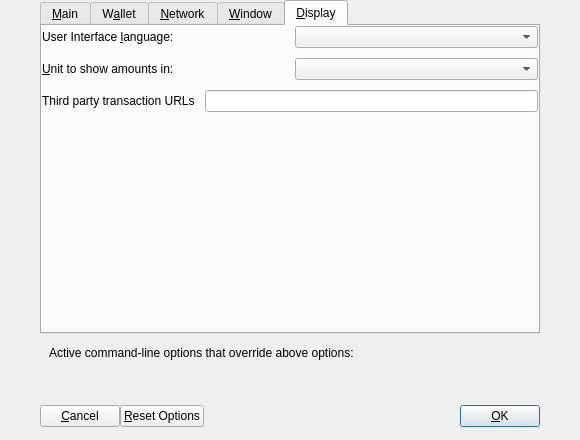
<?xml version="1.0" encoding="UTF-8"?>
<ui version="4.0">
 <class>OptionsDialog</class>
 <widget class="QDialog" name="OptionsDialog">
  <property name="geometry">
   <rect>
    <x>0</x>
    <y>0</y>
    <width>580</width>
    <height>440</height>
   </rect>
  </property>
  <property name="windowTitle">
   <string>Options</string>
  </property>
  <property name="modal">
   <bool>true</bool>
  </property>
  <layout class="QVBoxLayout" name="verticalLayout">
   <property name="spacing">
    <number>0</number>
   </property>
   <property name="leftMargin">
    <number>40</number>
   </property>
   <property name="topMargin">
    <number>0</number>
   </property>
   <property name="rightMargin">
    <number>40</number>
   </property>
   <property name="bottomMargin">
    <number>0</number>
   </property>
   <item>
    <widget class="QTabWidget" name="tabWidget">
     <property name="currentIndex">
      <number>4</number>
     </property>
     <widget class="QWidget" name="tabMain">
      <attribute name="title">
       <string>&amp;Main</string>
      </attribute>
      <layout class="QVBoxLayout" name="verticalLayout_Main">
       <property name="spacing">
        <number>10</number>
       </property>
       <property name="margin">
        <number>0</number>
       </property>
       <item>
        <widget class="QCheckBox" name="guldenAtStartup">
         <property name="toolTip">
          <string>Automatically start %1 after logging in to the system.</string>
         </property>
         <property name="text">
          <string>&amp;Start %1 on system login</string>
         </property>
        </widget>
       </item>
       <item>
        <layout class="QHBoxLayout" name="horizontalLayout_2_Main">
         <item>
          <widget class="QLabel" name="databaseCacheLabel">
           <property name="text">
            <string>Size of &amp;database cache</string>
           </property>
           <property name="textFormat">
            <enum>Qt::PlainText</enum>
           </property>
           <property name="buddy">
            <cstring>databaseCache</cstring>
           </property>
          </widget>
         </item>
         <item>
          <widget class="QSpinBox" name="databaseCache"/>
         </item>
         <item>
          <widget class="QLabel" name="databaseCacheUnitLabel">
           <property name="text">
            <string>MB</string>
           </property>
           <property name="textFormat">
            <enum>Qt::PlainText</enum>
           </property>
          </widget>
         </item>
         <item>
          <spacer name="horizontalSpacer_2_Main">
           <property name="orientation">
            <enum>Qt::Horizontal</enum>
           </property>
           <property name="sizeHint" stdset="0">
            <size>
             <width>40</width>
             <height>20</height>
            </size>
           </property>
          </spacer>
         </item>
        </layout>
       </item>
       <item>
        <layout class="QHBoxLayout" name="horizontalLayout_3_Main">
         <item>
          <widget class="QLabel" name="threadsScriptVerifLabel">
           <property name="text">
            <string>Number of script &amp;verification threads</string>
           </property>
           <property name="textFormat">
            <enum>Qt::PlainText</enum>
           </property>
           <property name="buddy">
            <cstring>threadsScriptVerif</cstring>
           </property>
          </widget>
         </item>
         <item>
          <widget class="QSpinBox" name="threadsScriptVerif">
           <property name="toolTip">
            <string>(0 = auto, &lt;0 = leave that many cores free)</string>
           </property>
          </widget>
         </item>
         <item>
          <spacer name="horizontalSpacer_3_Main">
           <property name="orientation">
            <enum>Qt::Horizontal</enum>
           </property>
           <property name="sizeHint" stdset="0">
            <size>
             <width>40</width>
             <height>20</height>
            </size>
           </property>
          </spacer>
         </item>
        </layout>
       </item>
       <item>
        <spacer name="verticalSpacer_Main">
         <property name="orientation">
          <enum>Qt::Vertical</enum>
         </property>
         <property name="sizeHint" stdset="0">
          <size>
           <width>20</width>
           <height>40</height>
          </size>
         </property>
        </spacer>
       </item>
      </layout>
     </widget>
     <widget class="QWidget" name="tabWallet">
      <attribute name="title">
       <string>W&amp;allet</string>
      </attribute>
      <layout class="QVBoxLayout" name="verticalLayout_Wallet">
       <property name="spacing">
        <number>10</number>
       </property>
       <property name="margin">
        <number>0</number>
       </property>
       <item>
        <widget class="QGroupBox" name="groupBox">
         <property name="title">
          <string>Expert</string>
         </property>
         <layout class="QVBoxLayout" name="verticalLayout_2">
          <property name="spacing">
           <number>0</number>
          </property>
          <property name="leftMargin">
           <number>0</number>
          </property>
          <property name="topMargin">
           <number>25</number>
          </property>
          <property name="rightMargin">
           <number>0</number>
          </property>
          <property name="bottomMargin">
           <number>0</number>
          </property>
          <item>
           <widget class="QCheckBox" name="coinControlFeatures">
            <property name="toolTip">
             <string>Whether to show coin control features or not.</string>
            </property>
            <property name="text">
             <string>Enable coin &amp;control features</string>
            </property>
           </widget>
          </item>
          <item>
           <widget class="QCheckBox" name="spendZeroConfChange">
            <property name="toolTip">
             <string>If you disable the spending of unconfirmed change, the change from a transaction cannot be used until that transaction has at least one confirmation. This also affects how your balance is computed.</string>
            </property>
            <property name="text">
             <string>&amp;Spend unconfirmed change</string>
            </property>
           </widget>
          </item>
         </layout>
        </widget>
       </item>
       <item>
        <spacer name="verticalSpacer_Wallet">
         <property name="orientation">
          <enum>Qt::Vertical</enum>
         </property>
         <property name="sizeHint" stdset="0">
          <size>
           <width>20</width>
           <height>40</height>
          </size>
         </property>
        </spacer>
       </item>
      </layout>
     </widget>
     <widget class="QWidget" name="tabNetwork">
      <attribute name="title">
       <string>&amp;Network</string>
      </attribute>
      <layout class="QVBoxLayout" name="verticalLayout_Network">
       <property name="spacing">
        <number>10</number>
       </property>
       <property name="margin">
        <number>0</number>
       </property>
       <item>
        <widget class="QCheckBox" name="mapPortUpnp">
         <property name="toolTip">
          <string>Automatically open the Gulden client port on the router. This only works when your router supports UPnP and it is enabled.</string>
         </property>
         <property name="text">
          <string>Map port using &amp;UPnP</string>
         </property>
        </widget>
       </item>
       <item>
        <widget class="QCheckBox" name="allowIncoming">
         <property name="toolTip">
          <string>Accept connections from outside</string>
         </property>
         <property name="text">
          <string>Allow incoming connections</string>
         </property>
        </widget>
       </item>
       <item>
        <widget class="QCheckBox" name="connectSocks">
         <property name="toolTip">
          <string>Connect to the Gulden network through a SOCKS5 proxy.</string>
         </property>
         <property name="text">
          <string>&amp;Connect through SOCKS5 proxy (default proxy):</string>
         </property>
        </widget>
       </item>
       <item>
        <layout class="QHBoxLayout" name="horizontalLayout_1_Network">
         <item>
          <widget class="QLabel" name="proxyIpLabel">
           <property name="text">
            <string>Proxy &amp;IP:</string>
           </property>
           <property name="textFormat">
            <enum>Qt::PlainText</enum>
           </property>
           <property name="buddy">
            <cstring>proxyIp</cstring>
           </property>
          </widget>
         </item>
         <item>
          <widget class="QValidatedLineEdit" name="proxyIp">
           <property name="minimumSize">
            <size>
             <width>140</width>
             <height>0</height>
            </size>
           </property>
           <property name="maximumSize">
            <size>
             <width>140</width>
             <height>16777215</height>
            </size>
           </property>
           <property name="toolTip">
            <string>IP address of the proxy (e.g. IPv4: 127.0.0.1 / IPv6: ::1)</string>
           </property>
          </widget>
         </item>
         <item>
          <widget class="QLabel" name="proxyPortLabel">
           <property name="text">
            <string>&amp;Port:</string>
           </property>
           <property name="textFormat">
            <enum>Qt::PlainText</enum>
           </property>
           <property name="buddy">
            <cstring>proxyPort</cstring>
           </property>
          </widget>
         </item>
         <item>
          <widget class="QLineEdit" name="proxyPort">
           <property name="minimumSize">
            <size>
             <width>55</width>
             <height>0</height>
            </size>
           </property>
           <property name="maximumSize">
            <size>
             <width>55</width>
             <height>16777215</height>
            </size>
           </property>
           <property name="toolTip">
            <string>Port of the proxy (e.g. 9050)</string>
           </property>
          </widget>
         </item>
         <item>
          <spacer name="horizontalSpacer_1_Network">
           <property name="orientation">
            <enum>Qt::Horizontal</enum>
           </property>
           <property name="sizeHint" stdset="0">
            <size>
             <width>40</width>
             <height>20</height>
            </size>
           </property>
          </spacer>
         </item>
        </layout>
       </item>
       <item>
        <layout class="QHBoxLayout" name="horizontalLayout_2_Network">
         <item>
          <widget class="QLabel" name="proxyActiveNets">
           <property name="text">
            <string>Used for reaching peers via:</string>
           </property>
           <property name="textFormat">
            <enum>Qt::PlainText</enum>
           </property>
          </widget>
         </item>
         <item>
          <widget class="QCheckBox" name="proxyReachIPv4">
           <property name="enabled">
            <bool>false</bool>
           </property>
           <property name="toolTip">
            <string>Shows, if the supplied default SOCKS5 proxy is used to reach peers via this network type.</string>
           </property>
           <property name="text">
            <string/>
           </property>
          </widget>
         </item>
         <item>
          <widget class="QLabel" name="proxyReachIPv4Label">
           <property name="text">
            <string>IPv4</string>
           </property>
           <property name="textFormat">
            <enum>Qt::PlainText</enum>
           </property>
          </widget>
         </item>
         <item>
          <widget class="QCheckBox" name="proxyReachIPv6">
           <property name="enabled">
            <bool>false</bool>
           </property>
           <property name="toolTip">
            <string>Shows, if the supplied default SOCKS5 proxy is used to reach peers via this network type.</string>
           </property>
           <property name="text">
            <string/>
           </property>
          </widget>
         </item>
         <item>
          <widget class="QLabel" name="proxyReachIPv6Label">
           <property name="text">
            <string>IPv6</string>
           </property>
           <property name="textFormat">
            <enum>Qt::PlainText</enum>
           </property>
          </widget>
         </item>
         <item>
          <widget class="QCheckBox" name="proxyReachTor">
           <property name="enabled">
            <bool>false</bool>
           </property>
           <property name="toolTip">
            <string>Shows, if the supplied default SOCKS5 proxy is used to reach peers via this network type.</string>
           </property>
           <property name="text">
            <string/>
           </property>
          </widget>
         </item>
         <item>
          <widget class="QLabel" name="proxyReachTorLabel">
           <property name="text">
            <string>Tor</string>
           </property>
           <property name="textFormat">
            <enum>Qt::PlainText</enum>
           </property>
          </widget>
         </item>
         <item>
          <spacer name="horizontalSpacer_2_Network">
           <property name="orientation">
            <enum>Qt::Horizontal</enum>
           </property>
           <property name="sizeHint" stdset="0">
            <size>
             <width>40</width>
             <height>20</height>
            </size>
           </property>
          </spacer>
         </item>
        </layout>
       </item>
       <item>
        <widget class="QCheckBox" name="connectSocksTor">
         <property name="toolTip">
          <string>Connect to the Gulden network through a separate SOCKS5 proxy for Tor hidden services.</string>
         </property>
         <property name="text">
          <string>Use separate SOCKS5 proxy to reach peers via Tor hidden services:</string>
         </property>
        </widget>
       </item>
       <item>
        <layout class="QHBoxLayout" name="horizontalLayout_3_Network">
         <item>
          <widget class="QLabel" name="proxyIpTorLabel">
           <property name="text">
            <string>Proxy &amp;IP:</string>
           </property>
           <property name="textFormat">
            <enum>Qt::PlainText</enum>
           </property>
           <property name="buddy">
            <cstring>proxyIpTor</cstring>
           </property>
          </widget>
         </item>
         <item>
          <widget class="QValidatedLineEdit" name="proxyIpTor">
           <property name="minimumSize">
            <size>
             <width>140</width>
             <height>0</height>
            </size>
           </property>
           <property name="maximumSize">
            <size>
             <width>140</width>
             <height>16777215</height>
            </size>
           </property>
           <property name="toolTip">
            <string>IP address of the proxy (e.g. IPv4: 127.0.0.1 / IPv6: ::1)</string>
           </property>
          </widget>
         </item>
         <item>
          <widget class="QLabel" name="proxyPortTorLabel">
           <property name="text">
            <string>&amp;Port:</string>
           </property>
           <property name="textFormat">
            <enum>Qt::PlainText</enum>
           </property>
           <property name="buddy">
            <cstring>proxyPortTor</cstring>
           </property>
          </widget>
         </item>
         <item>
          <widget class="QLineEdit" name="proxyPortTor">
           <property name="minimumSize">
            <size>
             <width>55</width>
             <height>0</height>
            </size>
           </property>
           <property name="maximumSize">
            <size>
             <width>55</width>
             <height>16777215</height>
            </size>
           </property>
           <property name="toolTip">
            <string>Port of the proxy (e.g. 9050)</string>
           </property>
          </widget>
         </item>
         <item>
          <spacer name="horizontalSpacer_4_Network">
           <property name="orientation">
            <enum>Qt::Horizontal</enum>
           </property>
           <property name="sizeHint" stdset="0">
            <size>
             <width>40</width>
             <height>20</height>
            </size>
           </property>
          </spacer>
         </item>
        </layout>
       </item>
       <item>
        <spacer name="verticalSpacer_Network">
         <property name="orientation">
          <enum>Qt::Vertical</enum>
         </property>
         <property name="sizeHint" stdset="0">
          <size>
           <width>20</width>
           <height>40</height>
          </size>
         </property>
        </spacer>
       </item>
      </layout>
     </widget>
     <widget class="QWidget" name="tabWindow">
      <attribute name="title">
       <string>&amp;Window</string>
      </attribute>
      <layout class="QVBoxLayout" name="verticalLayout_Window">
       <property name="spacing">
        <number>10</number>
       </property>
       <property name="margin">
        <number>0</number>
       </property>
       <item>
        <widget class="QCheckBox" name="hideTrayIcon">
         <property name="toolTip">
          <string>&amp;Hide the icon from the system tray.</string>
         </property>
         <property name="text">
          <string>Hide tray icon</string>
         </property>
        </widget>
       </item>
       <item>
        <widget class="QCheckBox" name="minimizeToTray">
         <property name="toolTip">
          <string>Show only a tray icon after minimizing the window.</string>
         </property>
         <property name="text">
          <string>&amp;Minimize to the tray instead of the taskbar</string>
         </property>
        </widget>
       </item>
       <item>
        <widget class="QCheckBox" name="minimizeOnClose">
         <property name="toolTip">
          <string>Minimize instead of exit the application when the window is closed. When this option is enabled, the application will be closed only after selecting Exit in the menu.</string>
         </property>
         <property name="text">
          <string>M&amp;inimize on close</string>
         </property>
        </widget>
       </item>
       <item>
        <spacer name="verticalSpacer_Window">
         <property name="orientation">
          <enum>Qt::Vertical</enum>
         </property>
         <property name="sizeHint" stdset="0">
          <size>
           <width>20</width>
           <height>40</height>
          </size>
         </property>
        </spacer>
       </item>
      </layout>
     </widget>
     <widget class="QWidget" name="tabDisplay">
      <attribute name="title">
       <string>&amp;Display</string>
      </attribute>
      <layout class="QVBoxLayout" name="verticalLayout_Display">
       <property name="spacing">
        <number>10</number>
       </property>
       <property name="margin">
        <number>0</number>
       </property>
       <item>
        <layout class="QHBoxLayout" name="horizontalLayout_1_Display">
         <item>
          <widget class="QLabel" name="langLabel">
           <property name="text">
            <string>User Interface &amp;language:</string>
           </property>
           <property name="textFormat">
            <enum>Qt::PlainText</enum>
           </property>
           <property name="buddy">
            <cstring>lang</cstring>
           </property>
          </widget>
         </item>
         <item>
          <widget class="QValueComboBox" name="lang">
           <property name="toolTip">
            <string>The user interface language can be set here. This setting will take effect after restarting %1.</string>
           </property>
          </widget>
         </item>
        </layout>
       </item>
       <item>
        <layout class="QHBoxLayout" name="horizontalLayout_2_Display">
         <item>
          <widget class="QLabel" name="unitLabel">
           <property name="text">
            <string>&amp;Unit to show amounts in:</string>
           </property>
           <property name="textFormat">
            <enum>Qt::PlainText</enum>
           </property>
           <property name="buddy">
            <cstring>unit</cstring>
           </property>
          </widget>
         </item>
         <item>
          <widget class="QValueComboBox" name="unit">
           <property name="toolTip">
            <string>Choose the default subdivision unit to show in the interface and when sending coins.</string>
           </property>
          </widget>
         </item>
        </layout>
       </item>
       <item>
        <layout class="QHBoxLayout" name="horizontalLayout_3_Display">
         <item>
          <widget class="QLabel" name="thirdPartyTxUrlsLabel">
           <property name="toolTip">
            <string>Third party URLs (e.g. a block explorer) that appear in the transactions tab as context menu items. %s in the URL is replaced by transaction hash. Multiple URLs are separated by vertical bar |.</string>
           </property>
           <property name="text">
            <string>Third party transaction URLs</string>
           </property>
           <property name="buddy">
            <cstring>thirdPartyTxUrls</cstring>
           </property>
          </widget>
         </item>
         <item>
          <widget class="QLineEdit" name="thirdPartyTxUrls">
           <property name="toolTip">
            <string>Third party URLs (e.g. a block explorer) that appear in the transactions tab as context menu items. %s in the URL is replaced by transaction hash. Multiple URLs are separated by vertical bar |.</string>
           </property>
          </widget>
         </item>
        </layout>
       </item>
       <item>
        <spacer name="verticalSpacer_Display">
         <property name="orientation">
          <enum>Qt::Vertical</enum>
         </property>
         <property name="sizeHint" stdset="0">
          <size>
           <width>20</width>
           <height>40</height>
          </size>
         </property>
        </spacer>
       </item>
      </layout>
     </widget>
    </widget>
   </item>
   <item>
    <widget class="QFrame" name="frame">
     <layout class="QVBoxLayout" name="verticalLayout_Bottom">
      <item>
       <layout class="QHBoxLayout" name="horizontalLayout_Bottom">
        <item>
         <widget class="QLabel" name="overriddenByCommandLineInfoLabel">
          <property name="text">
           <string>Active command-line options that override above options:</string>
          </property>
          <property name="textFormat">
           <enum>Qt::PlainText</enum>
          </property>
         </widget>
        </item>
        <item>
         <spacer name="horizontalSpacer_Bottom">
          <property name="orientation">
           <enum>Qt::Horizontal</enum>
          </property>
          <property name="sizeHint" stdset="0">
           <size>
            <width>40</width>
            <height>20</height>
           </size>
          </property>
         </spacer>
        </item>
       </layout>
      </item>
      <item>
       <widget class="QLabel" name="overriddenByCommandLineLabel">
        <property name="text">
         <string/>
        </property>
        <property name="textFormat">
         <enum>Qt::PlainText</enum>
        </property>
        <property name="wordWrap">
         <bool>true</bool>
        </property>
       </widget>
      </item>
     </layout>
    </widget>
   </item>
   <item>
    <layout class="QHBoxLayout" name="horizontalLayout_Buttons">
     <property name="spacing">
      <number>0</number>
     </property>
     <item>
      <widget class="QPushButton" name="cancelButton">
       <property name="text">
        <string>&amp;Cancel</string>
       </property>
       <property name="autoDefault">
        <bool>false</bool>
       </property>
      </widget>
     </item>
     <item>
      <widget class="QPushButton" name="resetButton">
       <property name="toolTip">
        <string>Reset all client options to default.</string>
       </property>
       <property name="text">
        <string>&amp;Reset Options</string>
       </property>
       <property name="autoDefault">
        <bool>false</bool>
       </property>
      </widget>
     </item>
     <item>
      <spacer name="horizontalSpacer_1">
       <property name="orientation">
        <enum>Qt::Horizontal</enum>
       </property>
       <property name="sizeHint" stdset="0">
        <size>
         <width>40</width>
         <height>48</height>
        </size>
       </property>
      </spacer>
     </item>
     <item>
      <widget class="QLabel" name="statusLabel">
       <property name="minimumSize">
        <size>
         <width>200</width>
         <height>0</height>
        </size>
       </property>
       <property name="font">
        <font>
         <weight>75</weight>
         <bold>true</bold>
        </font>
       </property>
       <property name="text">
        <string/>
       </property>
       <property name="textFormat">
        <enum>Qt::PlainText</enum>
       </property>
       <property name="wordWrap">
        <bool>true</bool>
       </property>
       <property name="indent">
        <number>0</number>
       </property>
      </widget>
     </item>
     <item>
      <spacer name="horizontalSpacer_2">
       <property name="orientation">
        <enum>Qt::Horizontal</enum>
       </property>
       <property name="sizeHint" stdset="0">
        <size>
         <width>40</width>
         <height>48</height>
        </size>
       </property>
      </spacer>
     </item>
     <item>
      <widget class="QPushButton" name="okButton">
       <property name="text">
        <string>&amp;OK</string>
       </property>
       <property name="autoDefault">
        <bool>false</bool>
       </property>
       <property name="default">
        <bool>true</bool>
       </property>
      </widget>
     </item>
    </layout>
   </item>
  </layout>
 </widget>
 <customwidgets>
  <customwidget>
   <class>QValidatedLineEdit</class>
   <extends>QLineEdit</extends>
   <header>qvalidatedlineedit.h</header>
  </customwidget>
  <customwidget>
   <class>QValueComboBox</class>
   <extends>QComboBox</extends>
   <header>qvaluecombobox.h</header>
  </customwidget>
 </customwidgets>
 <resources/>
 <connections/>
</ui>
